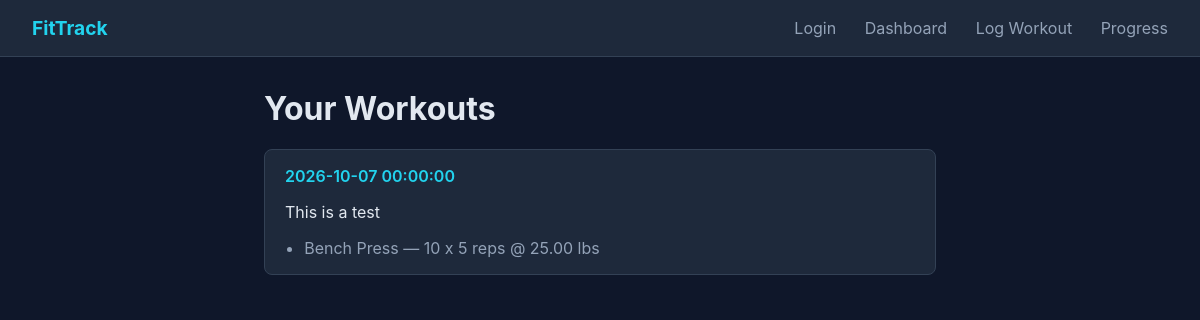
/ (signed in), run on the app's committed database.
### main.py (models this page shows)
class Workouts(db.Model):
    sets = db.relationship('Set_Entries', backref='workout')
    id = db.Column(db.Integer, primary_key=True)
    user_id = db.Column(db.Integer, db.ForeignKey('users.id'))
    date = db.Column(db.DateTime, default=datetime.utcnow)
    notes = db.Column(db.String(100))
    created_at = db.Column(db.DateTime, default=datetime.utcnow)

class Set_Entries(db.Model):
    exercise = db.relationship('Exercises')
    id = db.Column(db.Integer, primary_key=True)
    workout_id = db.Column(db.Integer, db.ForeignKey('workouts.id'))
    exercise_id = db.Column(db.Integer, db.ForeignKey('exercises.id'))
    set_count = db.Column(db.Integer)
    rep = db.Column(db.Integer)
    weight = db.Column(db.Numeric(6,2))

class Exercises(db.Model):
    id = db.Column(db.Integer, primary_key=True)
    name = db.Column(db.String(100), unique=True, nullable=False)
    muscle_group = db.Column(db.String(50))

### main.py (the view)
@app.route("/")
def index():
    if "user_id" not in session:
        return redirect(url_for("login"))
    workouts = Workouts.query.filter_by(
        user_id = session["user_id"]
    ).order_by(Workouts.id.desc()).all()
    return render_template("index.html", workouts= workouts)

### templates/index.html (shortened to what this page needs)
{% extends "base.html" %}
{% block content %}
    <h1>Your Workouts</h1>
    <div class="card-list">
        {% for workout in workouts %}
        <div class="card">
            <div class="card-header">
                <span class="date">{{ workout.date }}</span>
            </div>
            <p class="notes">{{ workout.notes }}</p>
            <ul class="set-list">
                {% for set in workout.sets %}
                <li>{{ set.exercise.name }} — {{set.set_count}} x {{ set.rep }} reps @ {{ set.weight }} lbs</li>
                {% endfor %}
            </ul>
        </div>
        {% else %}
        <p class="empty-state">No workouts logged yet. <a href="{{ url_for('log_workout') }}">Log your first one.</a></p>
        {% endfor %}
    </div>
{% endblock %}

### static/styles/style.css (style rules this page uses)
:root { --bg: #0f172a; --surface: #1e293b; --border: #334155; --text: #e2e8f0; --text-dim: #94a3b8; --accent: #22d3ee; }
* { box-sizing: border-box; }
body { margin: 0; font-family: -apple-system, BlinkMacSystemFont, "Segoe UI", sans-serif; background: var(--bg); color: var(--text); }
.card-list { display: flex; flex-direction: column; gap: 1rem; }
.card { background: var(--surface); border: 1px solid var(--border); border-radius: 8px; padding: 1rem 1.25rem; }
.card-header .date { color: var(--accent); font-weight: 600; }
.set-list { margin: 0.5rem 0 0; padding-left: 1.2rem; color: var(--text-dim); }

### data on the page
Workouts: date "2026-10-07 00:00:00", notes "This is a test"
Set_Entries: exercise.name "Bench Press", set_count "10", rep "5", weight "25.00"
